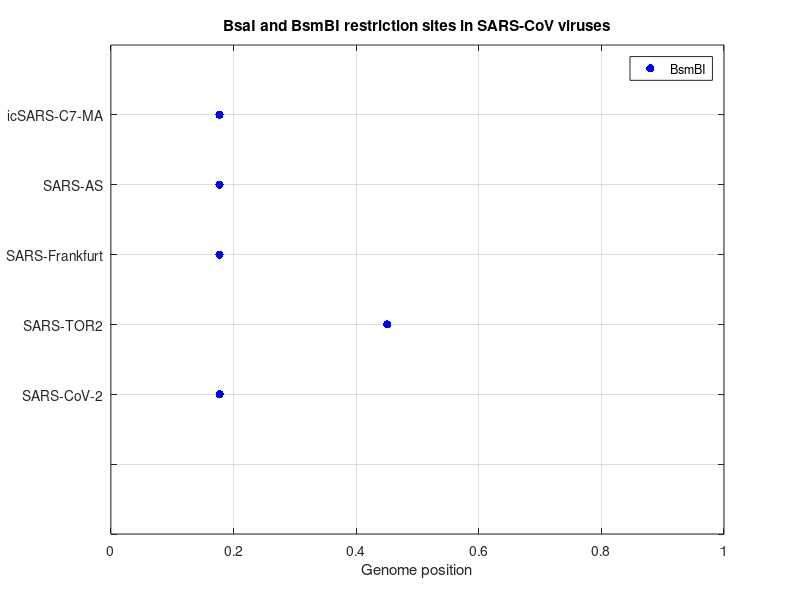

Write the MATLAB code that produced this figure.
% BsaI and BsmBI restriction sites on SARS-cov viruses
% Nolan Tremelling
% nnt2109@columbia.edu
% 11 February 2023

%% Create axes

BsaI_SARS_CoV_2_x=[];
BsaI_SARS_CoV_2_y=[];
BsaI_SARS_TOR2_x=[];
BsaI_SARS_TOR2_y=[];
BsaI_SARS_Frankfurt_x=[];
BsaI_SARS_Frankfurt_y=[];
BsaI_SARS_AS_x=[];
BsaI_SARS_AS_y=[];
BsaI_SARS_C7_x=[];
BsaI_SARS_C7_y=[];

BsmBI_SARS_CoV_2_x=[33/186];
BsmBI_SARS_CoV_2_y=[0.1];
BsmBI_SARS_TOR2_x=[159/353];
BsmBI_SARS_TOR2_y=[0.2];
BsmBI_SARS_Frankfurt_x=[34/192];
BsmBI_SARS_Frankfurt_y=[0.3];
BsmBI_SARS_AS_x=[34/192];
BsmBI_SARS_AS_y=[0.4];
BsmBI_SARS_C7_x=[34/192];
BsmBI_SARS_C7_y=[0.5];

BsaI_x = [BsaI_SARS_CoV_2_x BsaI_SARS_TOR2_x BsaI_SARS_Frankfurt_x BsaI_SARS_AS_x BsaI_SARS_C7_x];
BsaI_y = [BsaI_SARS_CoV_2_y BsaI_SARS_TOR2_y BsaI_SARS_Frankfurt_y BsaI_SARS_AS_y BsaI_SARS_C7_y];
BsmBI_x = [BsmBI_SARS_CoV_2_x BsmBI_SARS_TOR2_x BsmBI_SARS_Frankfurt_x BsmBI_SARS_AS_x BsmBI_SARS_C7_x];
BsmBI_y = [BsmBI_SARS_CoV_2_y BsmBI_SARS_TOR2_y BsmBI_SARS_Frankfurt_y BsmBI_SARS_AS_y BsmBI_SARS_C7_y];



plot(BsaI_x, BsaI_y,'.', 'MarkerSize', 18, 'Color', 'red');
hold on;
plot(BsmBI_x, BsmBI_y,'.', 'MarkerSize', 18, 'Color', 'blue');

xlim([0 1])
ylim([-0.1 0.6])
grid on;
yticklabels({' ', ' ', 'SARS-CoV-2', 'SARS-TOR2', 'SARS-Frankfurt', 'SARS-AS', 'icSARS-C7-MA'})
xlabel('Genome position');
title('BsaI and BsmBI restriction sites in SARS-CoV viruses');
legend('BsmBI', 'BSaI');
hold off;
